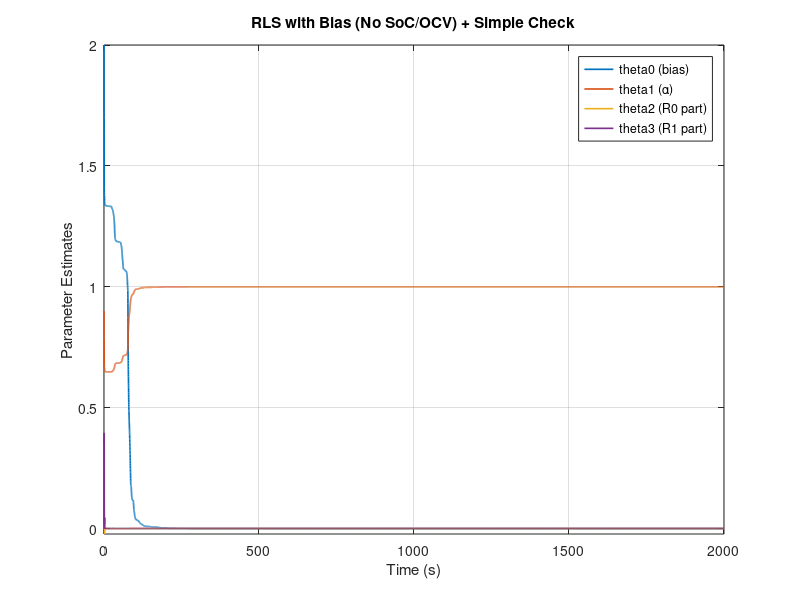

This chart was generated by the following MATLAB code:
clear all;
load ECM2;

% --------------------------------------------------------------------
% 4f (改进示例): 不使用 SoC/OCV 信息，增加偏置项
% 回归模型: v(k) = theta0 + theta1*v(k-1) + theta2*i(k) + theta3*i(k-1)
% 并在 "Simple Check" 输出 alpha, R0, R1, C
% --------------------------------------------------------------------

Ts = 0.1;           % 采样时间 (s)
N  = length(Time);  % 数据长度

% 直接使用原始端电压，不减去 OCV
Y = Voltage;

% 构造回归矩阵 Phi
% 每行: [1, v(k-1), i(k), i(k-1)]
Phi = [ ones(N-1,1), ...
        Y(1:N-1), ...
        Current(2:N), ...
        Current(1:N-1) ];

% ============= RLS 参数设置 =============
lambda = 0.995;     % 遗忘因子
theta_init = [2; 0.9; 0.001; 0.0005];  % 初始参数 (theta0, alpha, R0, partial for R1)
P_init = diag([10, 1, 10, 10]);       % 初始协方差矩阵

% 预分配 theta
theta = zeros(4, N-1);
theta(:,1) = theta_init;

% 初始化 P
P = P_init;

% ============= 递归最小二乘 (RLS) =============
for k = 2:(N-1)
    eps_k = Y(k) - Phi(k,:) * theta(:, k-1);      % 预测误差
    denom = lambda + Phi(k,:) * P * Phi(k,:)';
    K = (P * Phi(k,:)') / denom;                 % 增益
    theta(:,k) = theta(:,k-1) + K * eps_k;       % 参数更新
    P = (1/lambda)*(eye(4) - K*Phi(k,:))*P;      % 协方差更新
end

% ============= 绘图：观察 4 个参数随时间变化 =============
figure;
plot(Time(1:end-1), theta, 'LineWidth', 1.2);
legend('theta0 (bias)','theta1 (\alpha)','theta2 (R0 part)','theta3 (R1 part)','Location','best');
xlabel('Time (s)');
ylabel('Parameter Estimates');
title('RLS with Bias (No SoC/OCV) + Simple Check');
grid on; axis tight;

% ============= Simple Check: 映射为 alpha, R0, R1, C =============
theta_final = theta(:,end);

% 对应前述映射关系
theta0_hat = theta_final(1);  % 偏置
alpha_hat  = theta_final(2);  % alpha
R0_hat     = theta_final(3);  % R0
R1_hat     = (theta_final(4) + R0_hat * alpha_hat) / (1 - alpha_hat);  % R1

if (alpha_hat <= 0) || (alpha_hat >= 1) || (abs(log(alpha_hat)) < 1e-6)
    C_hat = inf;
else
    C_hat = -Ts / (R1_hat * log(alpha_hat));
end

% 打印结果
fprintf('\n----- Simple Check (Bias method) -----\n');
fprintf('theta0 (bias)  = %.6f\n', theta0_hat);
fprintf('alpha_hat      = %.6f\n', alpha_hat);
fprintf('R0_hat         = %.6f ohm\n', R0_hat);
fprintf('R1_hat         = %.6f ohm\n', R1_hat);
fprintf('C_hat          = %.2f F\n', C_hat);



